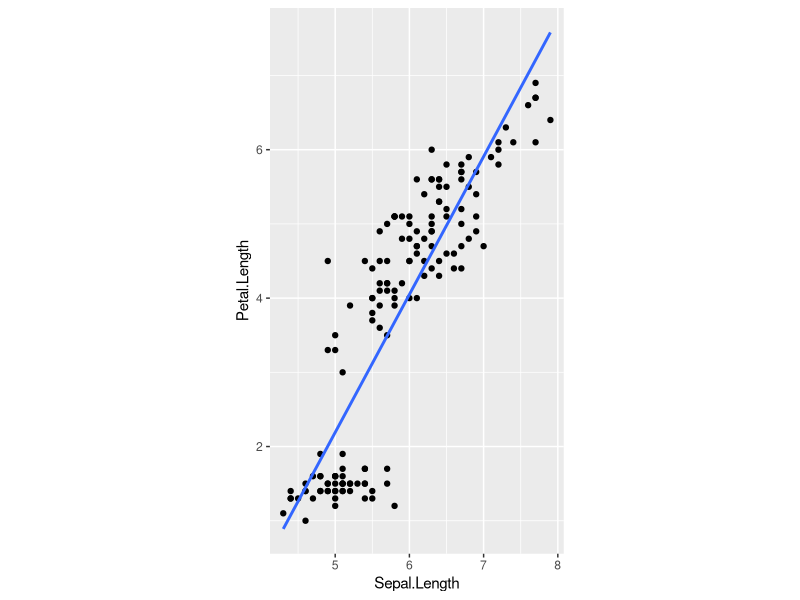
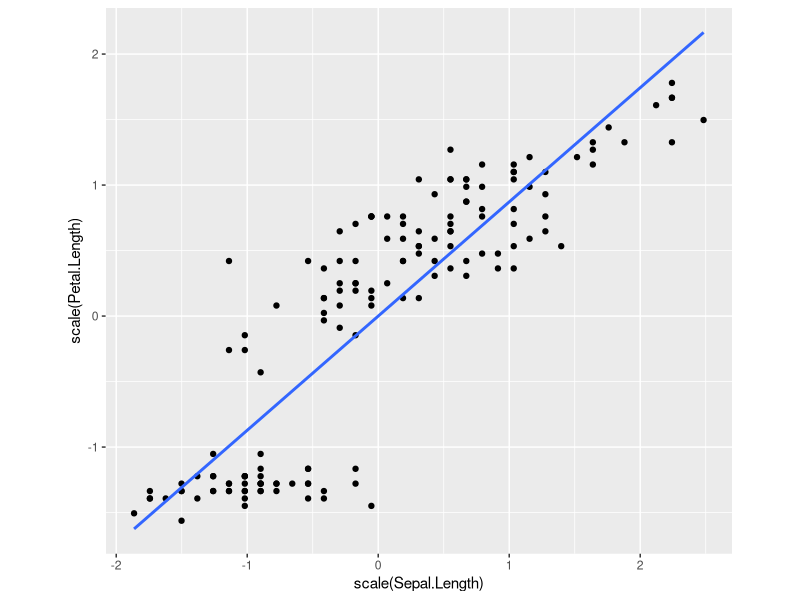
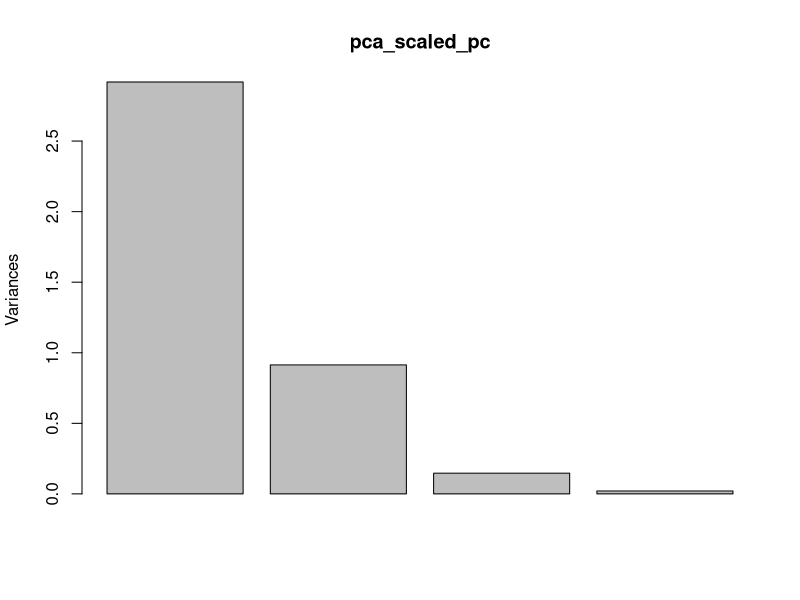
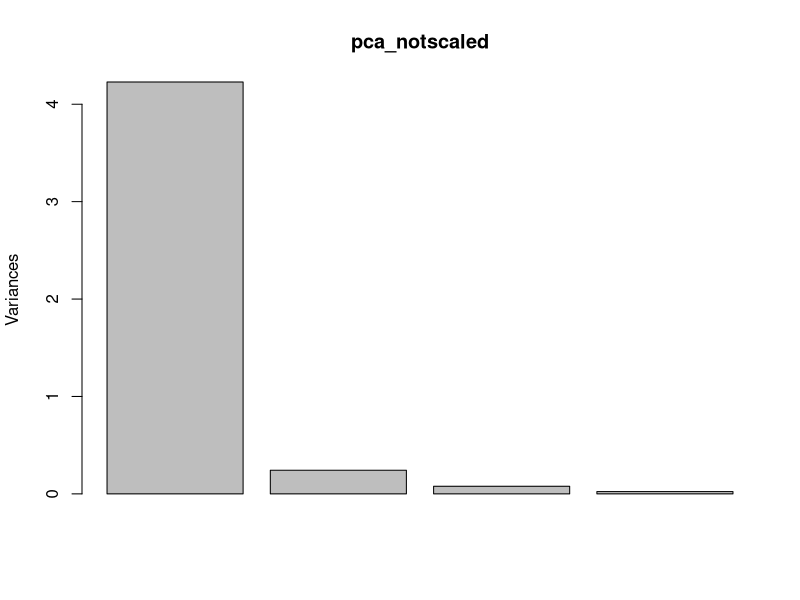
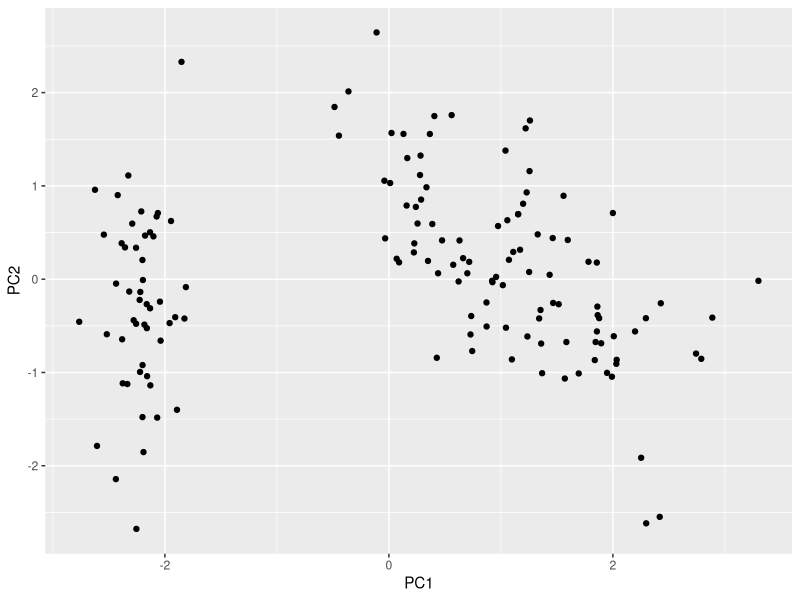
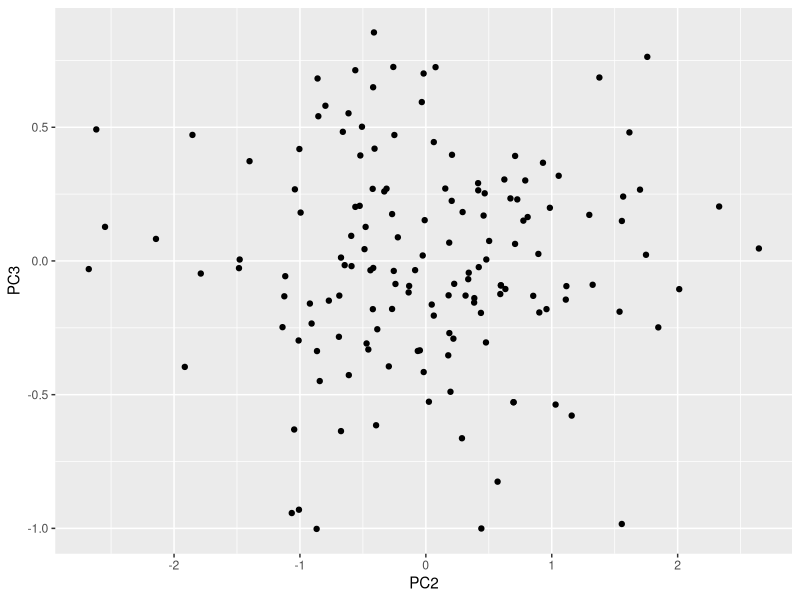
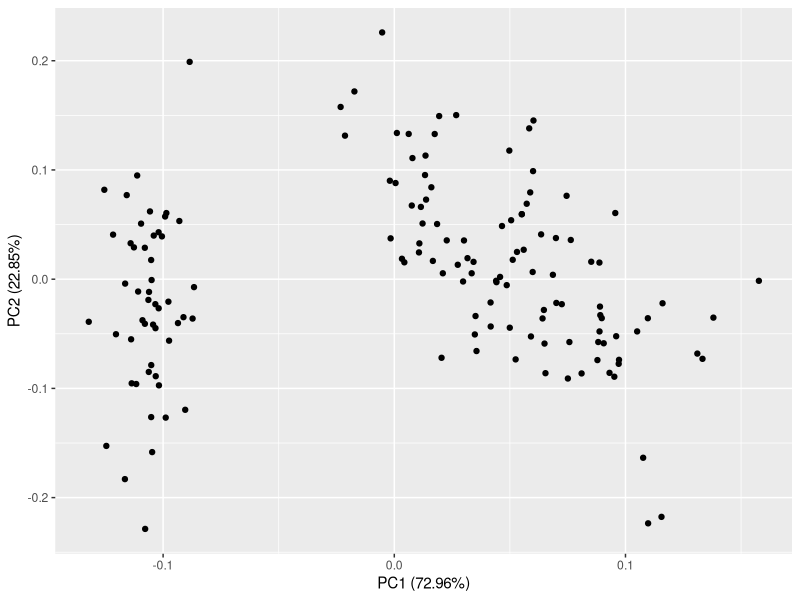
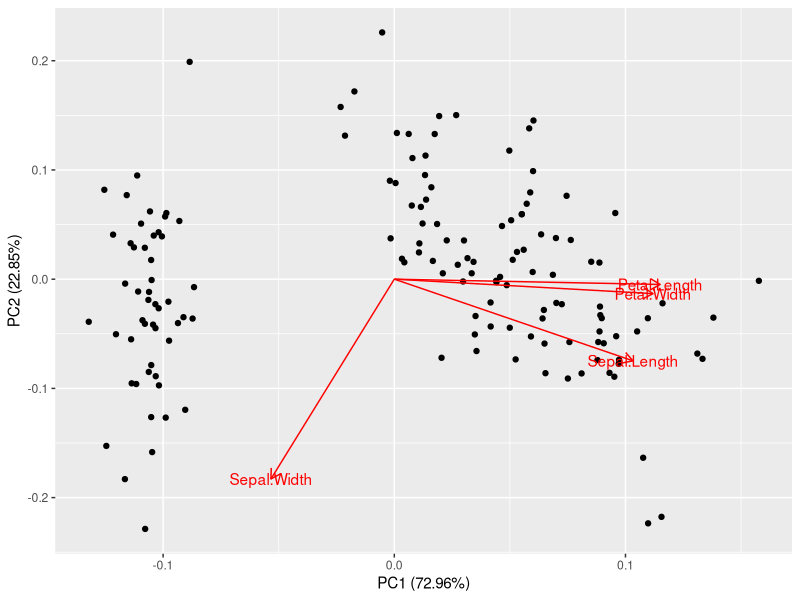

Write R code to recreate these figures, in order.
##############################################
# CRAHW R Workshop: PCA example script
# 21/08/2019
# R version 3.5.2 (2018-12-20)
# erin.walsh@anu.edu.au

## SETUP:
  data(iris)        # Example dataset
  library(ggplot2)  # version 2_3.1.0   for nicer visualisations

  # Removing the categorical variable
  PCA_dat<-iris[,c("Sepal.Length","Sepal.Width","Petal.Length","Petal.Width")]
    # Side note: if you have categorical variables, look into Multiple Factor Analysis for mixed data, 
    # have heard good things about the FactoMineR package 
  
  
## STEP 1:
# Standardization (conversion to z scores)
#    Homogenizes range so they contribute equally to analysis

    # Range is not homogenized: 
      # - line of best fit looks steeper
      # - Petal.Length will contribute more to the variance as it has bigger range
    ggplot(PCA_dat, aes(x=Sepal.Length, y=Petal.Length)) + geom_point() + coord_fixed() +
            geom_smooth(method="lm", se = FALSE)
    
    # Range is homogenized using scale() to convert both to a z score
      # - Line of best fit is more realistic
      # - Both contribute equally to the variance
    ggplot(PCA_dat, aes(x=scale(Sepal.Length), y=scale(Petal.Length))) + geom_point() + coord_fixed() +
           geom_smooth(method="lm", se = FALSE)

    
  # You can do this at the point of the dataset
    
    PCA_dat_scaled<-scale(PCA_dat) 
    PCA_dat_scaled<-data.frame(scale(PCA_dat)) # Neater output if you wrap it in data.frame
    
  # Or at the point of the PCA using "scale=TRUE"  

    pca_notscaled<-prcomp(PCA_dat, scale=FALSE)          # No scaling
    pca_scaled_dat<-prcomp(PCA_dat_scaled, scale=FALSE)  # Scaled at the point of the dataset
    pca_scaled_pc<-prcomp(PCA_dat, scale=TRUE)           # Scaled at the point of the PCA fitting

    
    
    
## STEP 2:
# Covariance matrix computation
    
    # The prcomp() function does this for you, but it is good to know how it works...
        # Remembe this is not correlation: 
        # Correlation is the direction AND strength of the relationship
        # Covariance is just the direction of the relationship
        # The diagonal in cov() is the variance for the corresponding variable
    
    cov(PCA_dat)
    
        # So here we can see that Sepal.Width is the odd one out (negative relationship)
        # and that Petal.Length has the highest variance
    
    
 ## STEP 3 and 4 at the same time because prcomp() does them both for you (plus taking a look at what comes out):
    
    # Any order is fine (once fit, the model is fit) but I find this way most systematic:
    
    # a)  Look at eigenvalues (amount of variation in the original data that each component accounts for)
        
        pca_scaled_pc$sdev^2 # We need to square this 
          # Hmm, not too great: first component only accounts for 3% of variability -_-
        
        # So how many components do we want to retain? Look for the 'elbow'
        # Base R plot function knows how to do a scree plot this for you (so convenient!)
        
          plot(pca_scaled_pc)  
        
          
    # b)  Look at eigenvectors aka loading scores: how much each original variable contributes to each component
          
          pca_scaled_dat$rotation 
          
          # This is where you can really see the difference between scaling or not first:
          
          pca_notscaled$rotation  # Petal.Length overwhelms PC1 if you don't scale (because it has the highest variance)
          
          plot(pca_notscaled) # This, in turn, makes the first component unduly huge
          
        
          
     # c)  Look at each person's position on each component     
          
        pca_scaled_pc$x 
        
        # To plot it using base ggplot
            plot_dat<-data.frame( pca_scaled_pc$x)
            ggplot(plot_dat, aes(x=PC1, y=PC2)) + geom_point()
            ggplot(plot_dat, aes(x=PC2, y=PC3)) + geom_point()
            
        # But there is a more convenient way!
        
        library(ggfortify) # This package makes plotting very quick and easy
        
            autoplot(pca_scaled_pc) # One step
            
            # Also can conveniently add in eigenvectors
            autoplot(pca_scaled_pc, loadings = TRUE, loadings.label = TRUE)
            
            # And colour code based on factors, e.g.
            autoplot(pca_scaled_pc, loadings = TRUE, loadings.label = TRUE, data = iris, colour = 'Species')
            # (this is really useful to see if clusters form following other groupings in data)
            
            
          # And just to show it doesn't matter when you scale: this is identical
            
            autoplot(pca_scaled_dat, loadings = TRUE, loadings.label = TRUE, data = iris, colour = 'Species')
            
          # But it does come out different if you do not scale!
            autoplot(pca_notscaled, loadings = TRUE, loadings.label = TRUE, data = iris, colour = 'Species')
            
            
## STEP INFINITY: What about rotations, though?
            
        # PCA intends to maximise variability explained by original data, so is oblimin by default.
        # You can manually varimax rotate after fitting: they then become rotated, not principal components.
            
            
        # Compute eigenvalues and eigen vectors of the correlation matrix.
            eigenvalues<-eigen(cor(PCA_dat))
           
        # Select how many components you want to rotate (here, same number as unrotated)
            factors<- ncol( pca_scaled_pc$rotation )
            
            # Extract the eigenvalues

            
            rotated_comps<-eigenvalues$vectors [ , 1:factors ]  %*% 
                                + diag ( sqrt (eigenvalues$values [ 1:factors ] ),factors,factors )
            
        # So now your components are rotated so they may be correlated: note directions are the same    
            pca_scaled_pc$rotation      
            rotated_comps
            
    #... Or you could just use the psych() package.
            library(psych)
            
            principal(cov(PCA_dat),nfactors=4, rotate="oblimin") 
            # Should give you the same as rotated_comps
            
            
            principal(cov(PCA_dat),nfactors=4, rotate="varimax") 
            # and off we go!
            
            
            
            
            
            
            
            
            
            
            
            
            
            
            
            
            
## Over to you:
     data(mtcars)        # Example dataset
     dat<-mtcars[,c("mpg","cyl","disp","hp", "drat","wt","qsec")] # Subset for your convenience      
            
            
## PART 1:
# Standardization

                        
## PART 2:
# Covariance matrix computation
            
## PART 3:
# Fit your PCA
            
## PART 4: 
# Evaluate your PCA
    # a)  Look at eigenvalues (amount of variation in the original data that each component accounts for)
            
    # b)  Look at eigenvectors aka loading scores: how much each original variable contributes to each component
            
    # c)  Look at each person's position on each component              
            
            
            
            
            
            
            
            
            
            
            
            
            
            
            
            
            
